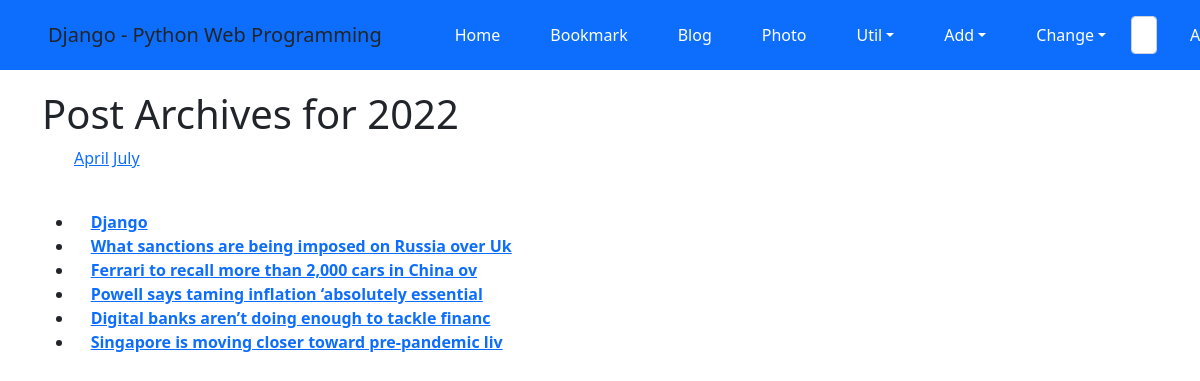
Screenshot of /blog/archive/2022/ with the database file from the repository.
### blog/models.py (models this page shows, shortened)
class Post(models.Model):
    title = models.CharField(verbose_name='TITLE', max_length=50)
    slug = models.SlugField('SLUG', unique=True, allow_unicode=True, help_text='one word for title alais.')
    description = models.CharField('DESCRIPTION', max_length=100, blank=True, help_text='simple description text.')
    content = models.TextField('CONTENT')
    create_dt = models.DateTimeField('CREATE DATE', auto_now_add=True)
    modify_dt = models.DateTimeField('MODIFY DATE', auto_now=True)
    tags = TaggableManager(blank=True)
    owner = models.ForeignKey(User, on_delete = models.CASCADE, verbose_name= 'OWNER', blank=True, null=True)
    class Meta:
        verbose_name = 'post'
        verbose_name_plural = 'posts'
        db_table = 'blog_posts'
        ordering = ('-modify_dt',)
    def get_absolute_url(self): # 이 메소드가 정의된 객체를 지칭하는 URL 반환.
        return reverse('blog:post_detail', args=(self.slug,))

### blog/views.py (the view)
# urls.py: path('archive/<int:year>/', views.PostYAV.as_view(), name='post_year_archive'),
class PostYAV(YearArchiveView):
    model = Post
    date_field = 'modify_dt'
    make_object_list = True

### blog/templates/blog/post_archive_year.html (shortened to what this page needs)
{% extends "base.html" %}
{% block content %}
<div id="content">
<h1>Post Archives for {{ year|date:"Y" }}</h1>
<ul>
    {% for date in date_list %}
    <li style="display: inline;">
        <a href="{% url 'blog:post_month_archive' year|date:'Y' date|date:'b' %}">{{ date|date:"F" }}</a></li>
    {% endfor %}
</ul>
<br/>
<div>
    <ul>
        {% for post in object_list %}
        <li>{{ post.modify_date|date:"Y-m-d" }}&nbsp;&nbsp;&nbsp;
        <a href="{{ post.get_absolute_url }}"><strong>{{ post.title }}</strong></a></li>
        {% endfor %}
    </ul>
</div>
</div>
{% endblock %}

### rows the page displays
Post: title "Django"
Post: title "What sanctions are being imposed on Russia over Uk"
Post: title "Ferrari to recall more than 2,000 cars in China ov"
Post: title "Powell says taming inflation ‘absolutely essential"
Post: title "Digital banks aren’t doing enough to tackle financ"
Post: title "Singapore is moving closer toward pre-pandemic liv"

### other values shown
{{ year|date:"Y" }} "2022"
{{ date|date:"F" }} "April" "July"
